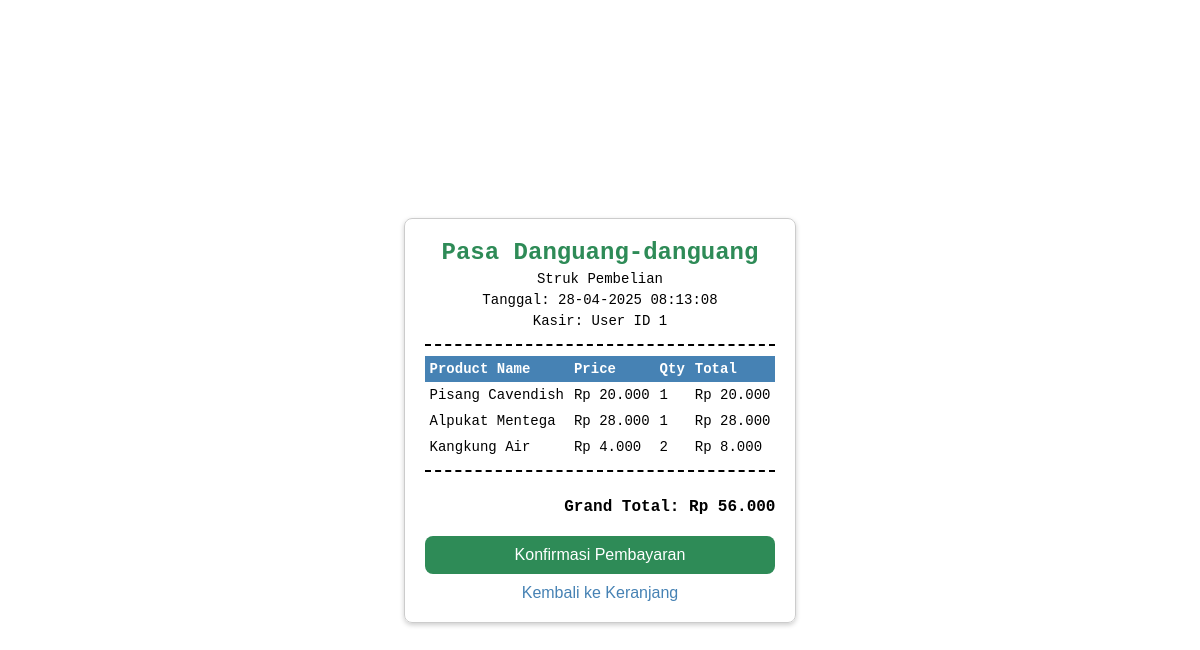
The page /checkout.php (signed in) on the database its author committed.
### tables this page shows
CREATE TABLE `cart` (
  `id` int(11) NOT NULL,
  `product_id` int(11) NOT NULL,
  `quantity` int(11) NOT NULL DEFAULT 1,
  `user_id` int(11) NOT NULL,
  `seller_id` int(11) NOT NULL,
  `created_at` timestamp NOT NULL DEFAULT current_timestamp()
);

CREATE TABLE `products` (
  `id` int(11) NOT NULL,
  `nama_produk` varchar(100) DEFAULT NULL,
  `harga` decimal(10,2) DEFAULT NULL,
  `kategori` enum('buah','sayur','minuman','bumbu') NOT NULL DEFAULT 'buah',
  `deskripsi` text DEFAULT NULL,
  `stok` int(11) DEFAULT NULL,
  `foto_produk` varchar(255) DEFAULT NULL,
  `seller_id` int(11) NOT NULL
);

### checkout.php (the view, shortened to what this page needs)
<?php
$conn = mysqli_connect("localhost", "root", "", "ecommerce");
$user_id = $_SESSION['user_id'] ?? 0;
$cart_query = "
    SELECT c.*, p.nama_produk, p.harga, p.seller_id, u.nama AS seller_name, u.phone_number AS seller_phone
    FROM cart c
    JOIN products p ON c.product_id = p.id
    JOIN users u ON p.seller_id = u.id
    WHERE c.user_id = ?
    ORDER BY p.seller_id
";
$stmt = $conn->prepare($cart_query);
$stmt->bind_param("i", $user_id);
$stmt->execute();
$cart_result = $stmt->get_result();
$cart_items_by_seller = [];
$total_price = 0;
if ($cart_result->num_rows > 0) {
    while ($row = $cart_result->fetch_assoc()) {
        $seller_id = $row['seller_id'];
        if (!isset($cart_items_by_seller[$seller_id])) {
            $cart_items_by_seller[$seller_id] = [
                'seller_name' => $row['seller_name'],
                'seller_phone' => $row['seller_phone'],
                'items' => []
            ];
        }
        $cart_items_by_seller[$seller_id]['items'][] = $row;
        $subtotal = $row['harga'] * $row['quantity'];
        $total_price += $subtotal;
    }
} else {
    die("Keranjang Anda kosong.");
}
$show_wa_buttons = false;
?>
<!DOCTYPE html>
<html lang="en">
<head>
</head>
<body>
    <div class="receipt-container">
        <div class="receipt-header">
            <h1>Pasa Danguang-danguang</h1>
            <p>Struk Pembelian</p>
            <p>Tanggal: <?php echo date('d-m-Y H:i:s'); ?></p>
            <p>Kasir: User ID <?php echo $user_id; ?></p>
        </div>
        <div class="receipt-body">
            <table>
                <thead>
                    <tr>
                        <th>Product Name</th>
                        <th>Price</th>
                        <th>Qty</th>
                        <th>Total</th>
                    </tr>
                </thead>
                <tbody>
                    <?php
                    foreach ($cart_items_by_seller as $seller_data) {
                        foreach ($seller_data['items'] as $item) {
                            $subtotal = $item['harga'] * $item['quantity'];
                            ?>
                            <tr>
                                <td><?php echo htmlspecialchars($item['nama_produk']); ?></td>
                                <td>Rp <?php echo number_format($item['harga'], 0, ',', '.'); ?></td>
                                <td><?php echo $item['quantity']; ?></td>
                                <td>Rp <?php echo number_format($subtotal, 0, ',', '.'); ?></td>
                            </tr>
                            <?php
                        }
                    }
                    ?>
                </tbody>
            </table>
        </div>
        <div class="receipt-footer">
            <p class="total">Grand Total: Rp <?php echo number_format($total_price, 0, ',', '.'); ?></p>
        </div>
        <?php if ($show_wa_buttons): ?>
            <?php foreach ($cart_items_by_seller as $seller_id => $seller_data): ?>
                <?php
                $order_details = "Hai " . htmlspecialchars($seller_data['seller_name']) . ",\nSaya ingin memesan:\n";
                $seller_total = 0;
                foreach ($seller_data['items'] as $item) {
                    $subtotal = $item['harga'] * $item['quantity'];
                    $seller_total += $subtotal;
                    $order_details .= "- " . htmlspecialchars($item['nama_produk']) . " (" . $item['quantity'] . "x) = Rp " . number_format($subtotal, 0, ',', '.') . "\n";
                }
                $order_details .= "Total: Rp " . number_format($seller_total, 0, ',', '.') . "\nTerima kasih!";
                $wa_link = "https://wa.me/" . htmlspecialchars($seller_data['seller_phone']) . "?text=" . urlencode($order_details);
                ?>
                <a href="<?php echo $wa_link; ?>" class="wa-btn" target="_blank">Konfirmasi Pembayaran ke <?php echo htmlspecialchars($seller_data['seller_name']); ?> via WhatsApp</a>
            <?php endforeach; ?>
            <a href="index.php" class="back-btn">Kembali ke Beranda</a>
        <?php else: ?>
            <form method="POST">
                <button type="submit" name="checkout" class="checkout-btn">Konfirmasi Pembayaran</button>
            </form>
            <a href="cart.php" class="back-btn">Kembali ke Keranjang</a>
        <?php endif; ?>
    </div>
</body>
</html>

### checkout.php (style rules this page uses)
body { font-family: 'Courier New', Courier, monospace; margin: 0; padding: 20px; background-image: url('https://images.unsplash.com/photo-1638774264622-6d573c90ea8b?q=80&w=2001&auto=format&fit=crop&ixlib=rb-4.0.3&ixid=M3wxMjA3fDB8MHxwaG90by1wYWdlfHx8fGVufDB8fHx8fA%3D%3D'); background-size: cover; background-attachment: fixed; display: flex; justify-content: center; align-items: center; min-height: 100vh; }
.receipt-container { max-width: 500px; background: rgba(255, 255, 255, 0.95); padding: 20px; border-radius: 8px; box-shadow: 0 2px 5px rgba(0, 0, 0, 0.2); border: 1px solid #ccc; }
.receipt-header { text-align: center; border-bottom: 2px dashed #000; padding-bottom: 10px; margin-bottom: 10px; }
.receipt-header h1 { font-size: 24px; margin: 0; color: #2E8B57; }
.receipt-header p { margin: 5px 0; font-size: 14px; }
.receipt-body { margin: 10px 0; }
.receipt-body table { width: 100%; border-collapse: collapse; }
.receipt-body th, .receipt-body td { padding: 5px; text-align: left; font-size: 14px; }
.receipt-body th { background: #4682B4; color: white; }
.receipt-footer { border-top: 2px dashed #000; padding-top: 10px; text-align: right; }
.receipt-footer .total { font-weight: bold; font-size: 16px; }
.checkout-btn, .wa-btn { display: block; width: 100%; padding: 10px; background: #2E8B57; color: white; border: none; border-radius: 8px; font-size: 16px; cursor: pointer; transition: background 0.3s; margin-top: 20px; font-family: Arial, sans-serif; text-align: center; text-decoration: none; }
.back-btn { display: block; text-align: center; margin-top: 10px; color: #4682B4; text-decoration: none; font-family: Arial, sans-serif; }

### rows shown on the page
cart: product.nama_produk "Pisang Cavendish", product.harga "20.000", quantity "1", subtotal "20.000"
cart: product.nama_produk "Alpukat Mentega", product.harga "28.000", quantity "1", subtotal "28.000"
cart: product.nama_produk "Kangkung Air", product.harga "4.000", quantity "2", subtotal "8.000"

### other values the page prints
$user_id "1"
$total_price "56.000"
